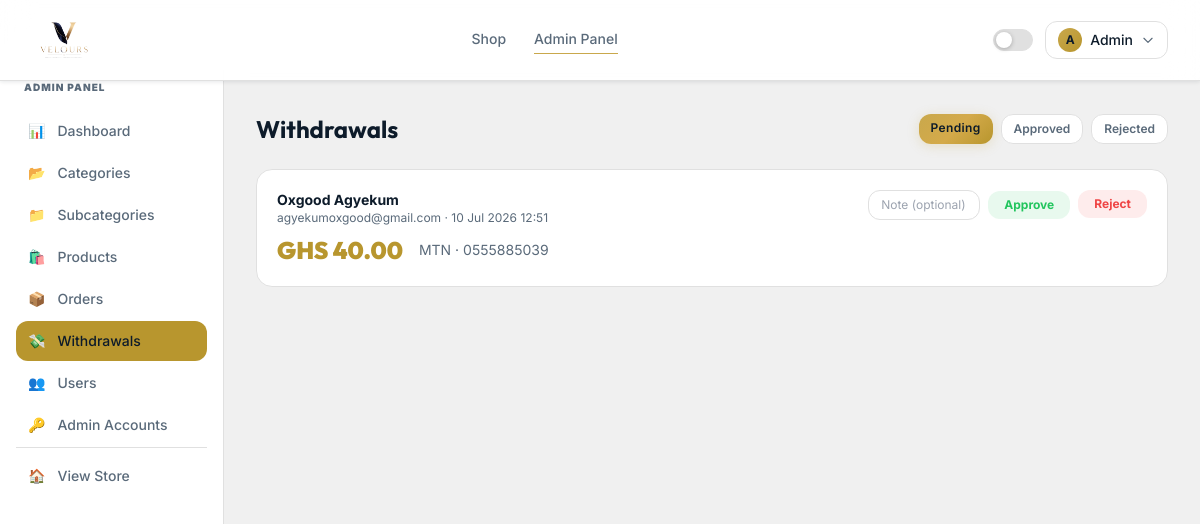
Page /admin/withdrawals (signed in) on the committed database.
### app/models.py (models this page shows, shortened)
class User(UserMixin, db.Model):
    __tablename__ = 'users'
    id = db.Column(db.Integer, primary_key=True)
    name = db.Column(db.String(100), nullable=False)
    email = db.Column(db.String(150), unique=True, nullable=False)
    phone = db.Column(db.String(20), nullable=True)
    password_hash = db.Column(db.String(255), nullable=False)
    is_admin = db.Column(db.Boolean, default=False)
    is_active = db.Column(db.Boolean, default=True)
    referral_code = db.Column(db.String(12), unique=True, nullable=True)
    referral_unlocked = db.Column(db.Boolean, default=False)
    referral_slots_total = db.Column(db.Integer, default=0)
    referral_slots_used = db.Column(db.Integer, default=0)
    referred_by_id = db.Column(db.Integer, db.ForeignKey('users.id'), nullable=True)
    wallet_balance = db.Column(db.Float, default=0.0)
    created_at = db.Column(db.DateTime, default=datetime.utcnow)
    orders = db.relationship('Order', backref='buyer', lazy=True, foreign_keys='Order.user_id')
    commissions = db.relationship('Commission', backref='earner', lazy=True, foreign_keys='Commission.referrer_id')
    referred_users = db.relationship('User', backref=db.backref('referred_by', remote_side=[id]), lazy=True)

class Withdrawal(db.Model):
    __tablename__ = 'withdrawals'
    id = db.Column(db.Integer, primary_key=True)
    user_id = db.Column(db.Integer, db.ForeignKey('users.id'), nullable=False)
    amount = db.Column(db.Float, nullable=False)
    momo_number = db.Column(db.String(20), nullable=False)
    momo_network = db.Column(db.String(20), nullable=False)
    status = db.Column(db.String(20), default='pending')
    admin_note = db.Column(db.String(300), nullable=True)
    created_at = db.Column(db.DateTime, default=datetime.utcnow)
    processed_at = db.Column(db.DateTime, nullable=True)
    user = db.relationship('User', backref='withdrawals')

### app/blueprints/admin.py (the view)
@admin_bp.route('/withdrawals')
@admin_required
def withdrawals():
    status = request.args.get('status', 'pending')
    return render_template('admin/withdrawals.html',
                           withdrawals=Withdrawal.query.filter_by(status=status).order_by(Withdrawal.created_at.desc()).all(),
                           status_filter=status)

### app/blueprints/admin.py (called while the page is built)
def admin_required(f):
    @wraps(f)
    @login_required
    def decorated(*args, **kwargs):
        if not current_user.is_admin:
            flash('Admin access required.', 'error')
            return redirect(url_for('store.index'))
        return f(*args, **kwargs)
    return decorated

### app/templates/admin/withdrawals.html (shortened to what this page needs)
{% extends 'admin/base_admin.html' %}
{% block admin_content %}
<div class="fade-in">
  <div class="flex justify-between items-center mb-6">
    <h1 class="font-display text-2xl font-bold" style="color:var(--text-primary)">Withdrawals</h1>
    <div class="flex gap-2">
      {% for s in ['pending', 'approved', 'rejected'] %}
      <a href="{{ url_for('admin.withdrawals', status=s) }}"
         class="text-xs px-3 py-1.5 rounded-xl font-semibold transition-colors
         {% if status_filter == s %}btn-gold{% else %}card text-muted hover:text-gold-500{% endif %}">
        {{ s.title() }}
      </a>
      {% endfor %}
    </div>
  </div>
  <div class="space-y-4">
    {% for w in withdrawals %}
    <div class="card rounded-2xl p-5 hover:border-gold-500/30 transition-colors">
      <div class="flex justify-between items-start gap-4">
        <div>
          <p class="font-bold text-sm" style="color:var(--text-primary)">{{ w.user.name }}</p>
          <p class="text-xs text-muted">{{ w.user.email }} · {{ w.created_at.strftime('%d %b %Y %H:%M') }}</p>
          <div class="flex items-center gap-4 mt-2">
            <span class="font-display font-black text-2xl text-gold-500">GHS {{ '%.2f'|format(w.amount) }}</span>
            <span class="text-sm text-muted">{{ w.momo_network }} · {{ w.momo_number }}</span>
          </div>
        </div>
        {% if w.status == 'pending' %}
        <div class="flex gap-2 flex-shrink-0">
          <form method="POST" action="{{ url_for('admin.approve_withdrawal', id=w.id) }}" class="flex gap-2 items-center">
            <input type="text" name="note" placeholder="Note (optional)"
                   class="card px-3 py-1.5 text-xs rounded-xl w-28 focus:outline-none focus:border-gold-500"
                   style="color:var(--text-primary)"/>
            <button class="bg-green-500/10 text-green-500 text-xs px-4 py-1.5 rounded-xl font-bold hover:bg-green-500/20">Approve</button>
          </form>
          <form method="POST" action="{{ url_for('admin.reject_withdrawal', id=w.id) }}">
            <button onclick="return confirm('Reject and refund?')"
                    class="bg-red-500/10 text-red-500 text-xs px-4 py-1.5 rounded-xl font-bold hover:bg-red-500/20">Reject</button>
          </form>
        </div>
        {% else %}
        <span class="px-3 py-1 rounded-full text-xs font-bold
          {% if w.status == 'approved' %}bg-green-500/10 text-green-500{% else %}bg-red-500/10 text-red-500{% endif %}">
          {{ w.status.title() }}
        </span>
        {% endif %}
      </div>
    </div>
    {% else %}
    <div class="text-center py-16 text-muted">
      <p class="text-3xl mb-2">💸</p>No {{ status_filter }} withdrawals.
    </div>
    {% endfor %}
  </div>
</div>
{% endblock %}

### app/templates/base.html (shortened to what this page needs)
<!DOCTYPE html>
<html lang="en" id="html-root" class="scroll-smooth">
<head>
  <script src="https://cdn.tailwindcss.com"></script>
</head>
<body>
<nav class="nav-bg sticky top-0 z-50 border-b border-themed">
  <div class="max-w-7xl mx-auto px-4 sm:px-6 lg:px-8">
    <div class="flex items-center justify-between h-20">
      <a href="{{ url_for('store.index') }}" class="flex items-center gap-2.5 group">
        <img src="{{ url_for('static', filename='img/logo.png') }}"
             alt="{{ APP_NAME }}"
             class="h-16 w-auto object-contain"
             onerror="this.style.display='none'; this.nextElementSibling.style.display='flex'"/>
      </a>
      <div class="hidden md:flex items-center gap-7">
        <a href="{{ url_for('store.shop') }}"
           class="nav-link text-sm font-medium text-muted hover:text-accent transition-colors pb-0.5
           {% if request.endpoint == 'store.shop' %}active{% endif %}">Shop</a>
        {% if current_user.is_authenticated %}
          {% if current_user.is_admin %}
          <a href="{{ url_for('admin.dashboard') }}"
             class="nav-link text-sm font-medium text-muted hover:text-accent transition-colors pb-0.5
             {% if request.endpoint and 'admin' in request.endpoint %}active{% endif %}">Admin Panel</a>
          {% else %}
          <a href="{{ url_for('dashboard.index') }}"
             class="nav-link text-sm font-medium text-muted hover:text-accent transition-colors pb-0.5
             {% if request.endpoint == 'dashboard.index' %}active{% endif %}">Dashboard</a>
          {% endif %}
        {% endif %}
      </div>
      <div class="flex items-center gap-3">
        <div id="theme-toggle" class="theme-pill" onclick="toggleTheme()" title="Toggle theme">
          <div class="theme-pill-dot"></div>
        </div>
        {% if current_user.is_authenticated %}
        <div class="relative" x-data="{ open:false }">
          <button @click="open=!open"
                  class="flex items-center gap-2 px-3 py-1.5 rounded-xl border border-themed hover:border-gold-400 transition-all"
                  style="border-color:var(--border)">
            <div class="w-6 h-6 rounded-full flex items-center justify-center"
                 style="background:linear-gradient(135deg,#C9A84C,#B8962E)">
              <span class="text-navy font-bold text-xs">{{ current_user.name[0].upper() }}</span>
            </div>
            <span class="text-sm font-medium hidden sm:block" style="color:var(--text-primary)">
              {{ current_user.name.split()[0] }}
            </span>
            <svg class="w-3.5 h-3.5 text-muted" fill="none" stroke="currentColor" viewBox="0 0 24 24">
              <path stroke-linecap="round" stroke-linejoin="round" stroke-width="2" d="M19 9l-7 7-7-7"/>
            </svg>
          </button>
        </div>
        {% else %}
        <a href="{{ url_for('auth.login') }}"
           class="text-sm font-medium text-muted hover:text-accent transition-colors">Sign in</a>
        <a href="{{ url_for('auth.register') }}"
           class="btn-gold px-4 py-2 rounded-xl text-sm">Join Free</a>
        {% endif %}
      </div>
    </div>
  </div>
</nav>
<main>{% block content %}{% endblock %}</main>
</body>
</html>

### app/templates/base.html (style rules this page uses)
:root { --bg-primary: #f0f0f0; --bg-card: #ffffff; --bg-nav: rgba(255,255,255,0.94); --border: #e0e0e0; --text-primary: #0D1B2A; --text-muted: #5a6a7a; --gold: #C9A84C; --gold-hover: #B8962E; --gold-glow: rgba(201,168,76,0.22); --nav-shadow: 0 1px 4px rgba(13,27,42,0.10); }
body { background-color: var(--bg-primary); color: var(--text-primary); font-family: 'Inter', sans-serif; transition: background-color 0.3s ease, color 0.3s ease; }
.card { background: var(--bg-card); border: 1px solid var(--border); }
.text-muted { color: var(--text-muted); }
.nav-bg { background: var(--bg-nav); box-shadow: var(--nav-shadow); backdrop-filter: blur(16px); -webkit-backdrop-filter: blur(16px); }
.border-themed { border-color: var(--border); }
.btn-gold { background: linear-gradient(135deg, #C9A84C 0%, #d4aa4a 50%, #B8962E 100%); color: #0D1B2A; font-weight: 600; letter-spacing: 0.03em; transition: all 0.25s ease; box-shadow: 0 2px 12px rgba(201,168,76,0.25); }
.fade-in { animation: fadeUp 0.38s cubic-bezier(0.22,1,0.36,1) both; }
.nav-link { position: relative; }
.nav-link::after { content:''; position:absolute; bottom:-3px; left:0; right:0; height:1.5px; background:var(--gold); transform:scaleX(0); transition:transform 0.2s ease; transform-origin:center; }
.nav-link:hover::after, .nav-link.active::after { transform:scaleX(1); }
.theme-pill { width:40px; height:22px; background:var(--border); border-radius:11px; position:relative; cursor:pointer; transition:background 0.3s; border:1px solid var(--border); }
.theme-pill-dot { width:16px; height:16px; background:#fff; border-radius:50%; position:absolute; top:2px; left:2px; transition:transform 0.3s; box-shadow:0 1px 4px rgba(0,0,0,0.25); }

### rows in the picture
User: name "A", name "Admin"
Withdrawal: user.name "Oxgood Agyekum", user.email "agyekumoxgood@gmail.com", created_at "10 Jul 2026 12:51", amount "40.00", momo_network "MTN", momo_number "0555885039"

### other values in the picture
{{ icon }} "📊" "📂" "📁" "🛍️" "📦" "💸" "👥" "🔑"
{{ label }} "Dashboard" "Categories" "Subcategories" "Products" "Orders" "Withdrawals" "Users" "Admin Accounts"
{{ s.title() }} "Pending" "Approved" "Rejected"
